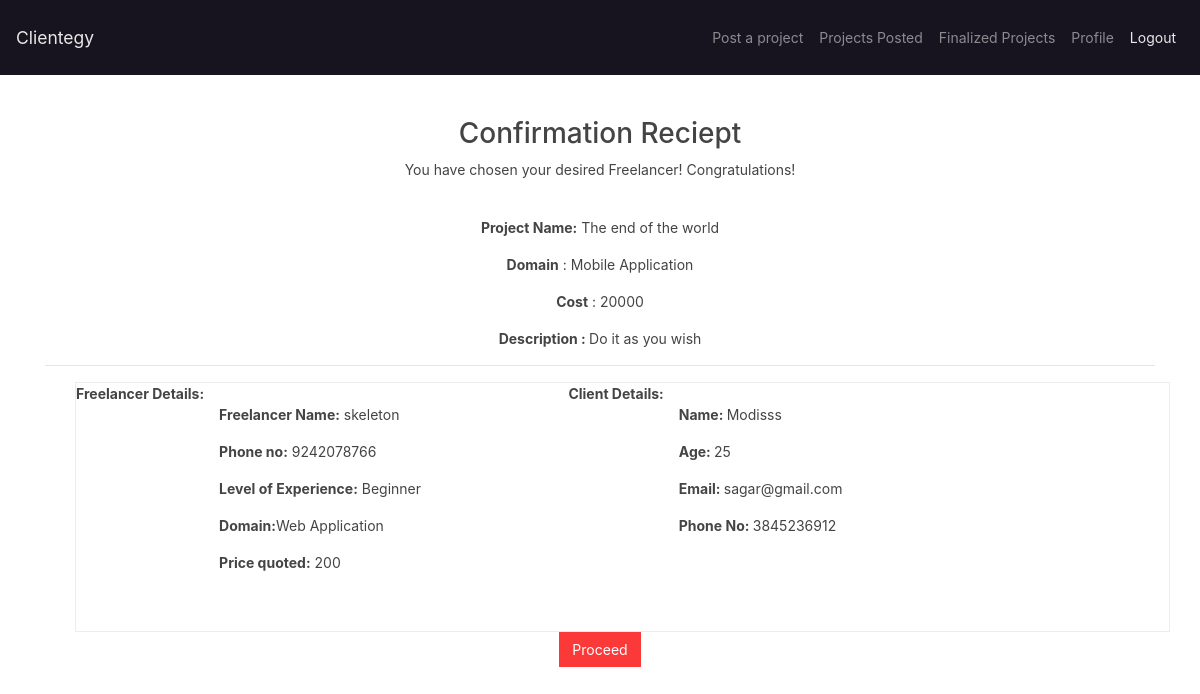
/selected_freelancer_client/1/ (signed in), run on the app's committed database.
### clientegy/models.py (models this page shows, shortened)
class Project(models.Model): # project model
    project_id = models.AutoField(primary_key = True)
    client_id = models.ForeignKey(Client,on_delete=models.CASCADE)
    title = models.TextField()
    description = models.TextField()
    domain = models.TextField() # app, desktop or web
    lvl_exp = models.TextField()
    offered_price = models.IntegerField()
    proj_selected_flag = models.BooleanField(default=False)

class Developer(models.Model):
    dev_id = models.AutoField(primary_key = True)
    user = models.OneToOneField(User,on_delete = models.CASCADE) #contains basic fields like name,password and email field
    age = models.PositiveIntegerField()
    exp = models.TextField() #experience of developer like beginner, intermediate and expert
    charging_basis = models.TextField() #hourly or contract basis
    domain = models.TextField() #domain in which the developer would prefer app, desktop or web
    phone_no = models.CharField(max_length = 10)

class PSRecord(models.Model): #a collection of all the bids of all the projects
    bid_price = models.PositiveIntegerField()
    dev_id = models.ForeignKey(Developer,on_delete=models.CASCADE)
    dev_name = models.TextField()
    client_id = models.ForeignKey(Client,on_delete=models.CASCADE)
    project_id = models.ForeignKey(Project,on_delete=models.CASCADE)

class Client(models.Model):
    client_id = models.AutoField(primary_key = True)
    user = models.OneToOneField(User,on_delete = models.CASCADE)
    age = models.PositiveIntegerField()
    phone_no = models.CharField(max_length = 10)

### clientegy/views.py (the view)
# urls.py: path('selected_freelancer_client/<int:psid>/',confirmation,name='selected_freelancer_client'),
@login_required
def confirmation(request,psid):
    bidderObj= PSRecord.objects.get(id=psid)
    dev_Obj=bidderObj.dev_id
    projectobj=bidderObj.project_id
    client_Obj = bidderObj.client_id
    print(bidderObj.bid_price)
    return render(request,'selected_freelancer_client.html',{'project':projectobj,'client':client_Obj,'bidder':bidderObj,
                                                            'dev':dev_Obj,'projectid':bidderObj.project_id.project_id})

### clientegy/templates/selected_freelancer_client.html (shortened to what this page needs)
{% extends 'base_client.html'%}
{% block body%}
<div class="container">
    <div class="format">
        <br><br><h2>Confirmation Reciept</h2>
        <p>You have chosen your desired Freelancer! Congratulations!</p>
        <div class="container">
            <br><p><b>Project Name:</b> {{project.title}}</p>
            <p><b>Domain</b> : {{project.domain}}</p>
            <b>Cost</b> : {{project.offered_price}}</p>
            <p><b>Description : </b>
            {{project.description}}</p>
        </div>
        <hr>
    </div>
    <div class="row border">
        <p><b>Freelancer Details:</b></p>
        <div class="col-sm-4">
            <br><p><b>Freelancer Name:</b> {{dev.user.username}}</p>
            <p><b>Phone no:</b> {{dev.phone_no}}</p>
            <p><b>Level of Experience:</b> {{dev.exp}}</p>
            <p><b>Domain:</b>{{dev.domain}}</p>
            <p><b>Price quoted:</b> {{bidder.bid_price}}</p><br>
            <br>
        </div>
        <p><b>Client Details:</b></p>
        <div class="col-sm-4">
            <br><p><b>Name: </b>{{client.user.username}}</p>
            <p><b>Age: </b>{{client.age}}</p>
            <p><b>Email: </b>{{client.user.email}}</p>
            <p><b>Phone No: </b>{{client.phone_no}}</p><br>
        </div>
    </div>
    <div class="container format ">
        <a href="/bill_final/{{bidder.id}}/" class="btn btn-danger">Proceed</a>
    </div>
</div>
{% endblock%}

### clientegy/templates/base_client.html (shortened to what this page needs)
<!DOCTYPE html>
<html>
<head>
	<link rel="stylesheet" type="text/css" href="https://bootswatch.com/4/pulse/bootstrap.min.css">
</head>
<body>
    <nav class="navbar navbar-expand-lg navbar-dark bg-dark">
        <div class="navbar-brand" >Clientegy</div>
    <div class="collapse navbar-collapse" id="navbarColor01">
      <ul class="navbar-nav ml-auto">
        <li class="nav-item">
          <a class="nav-link" href="{% url 'client_post_project' %}">Post a project</a>
        </li>
        <li class="nav-item">
          <a class="nav-link" href="{% url 'client_posted_projects'%}">Projects Posted</a>
        </li>
        <li class="nav-item">
          <a class="nav-link" href="{%url 'client_finalized_projects' %}">Finalized Projects</a>
        </li>
        <li class="nav-item">
          <a class="nav-link" href="{% url 'self_profile_client'%}">Profile</a>
        </li>
        <li class="nav-item active">
          <a class="nav-link" href="{%url 'logout'%}">Logout
          </a></li>
      </ul>
    </div>
  </nav>
  {% block body%}
  {% endblock %}
</body>
</html>

### clientegy/templates/selected_freelancer_client.html (style rules this page uses)
.format { text-align: center; }
.border { margin-left: 30px; }

### data on the page
Project: title "The end of the world", domain "Mobile Application", offered_price "20000", description "Do it as you wish"
Developer: user.username "skeleton", phone_no "9242078766", exp "Beginner", domain "Web Application"
PSRecord: bid_price "200"
Client: user.username "Modisss", age "25", user.email "sagar@gmail.com", phone_no "3845236912"
